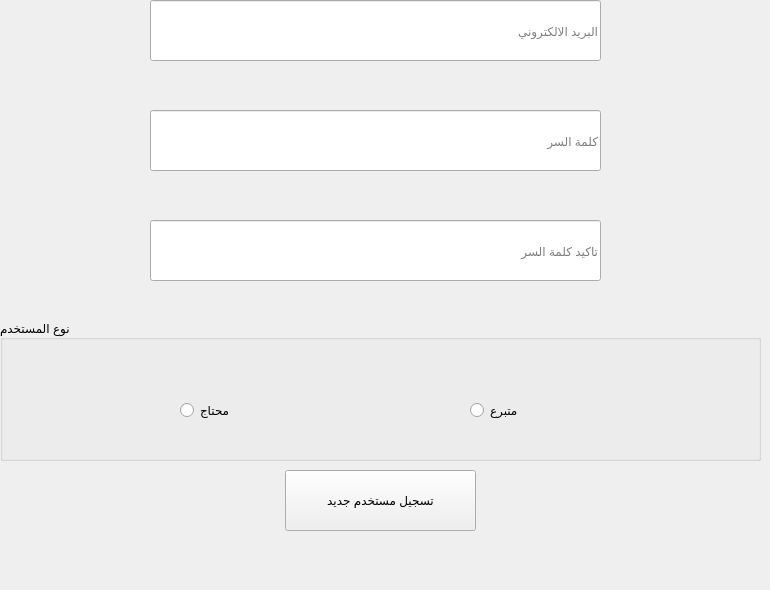
    <widget class="QWidget" name="tab_2">
     <attribute name="title">
      <string>تسجيل جديد</string>
     </attribute>
     <widget class="QLineEdit" name="lineEdit_3">
      <property name="geometry">
       <rect>
        <x>150</x>
        <y>0</y>
        <width>451</width>
        <height>61</height>
       </rect>
      </property>
      <property name="placeholderText">
       <string>البريد الالكتروني</string>
      </property>
     </widget>
     <widget class="QLineEdit" name="lineEdit_4">
      <property name="geometry">
       <rect>
        <x>150</x>
        <y>110</y>
        <width>451</width>
        <height>61</height>
       </rect>
      </property>
      <property name="echoMode">
       <enum>QLineEdit::Password</enum>
      </property>
      <property name="placeholderText">
       <string>كلمة السر</string>
      </property>
     </widget>
     <widget class="QLineEdit" name="lineEdit_5">
      <property name="geometry">
       <rect>
        <x>150</x>
        <y>220</y>
        <width>451</width>
        <height>61</height>
       </rect>
      </property>
      <property name="echoMode">
       <enum>QLineEdit::Password</enum>
      </property>
      <property name="placeholderText">
       <string>تاكيد كلمة السر</string>
      </property>
     </widget>
     <widget class="QGroupBox" name="groupBox">
      <property name="geometry">
       <rect>
        <x>0</x>
        <y>320</y>
        <width>761</width>
        <height>141</height>
       </rect>
      </property>
      <property name="title">
       <string>نوع المستخدم</string>
      </property>
      <widget class="QRadioButton" name="radioButton">
       <property name="geometry">
        <rect>
         <x>470</x>
         <y>70</y>
         <width>141</width>
         <height>41</height>
        </rect>
       </property>
       <property name="cursor">
        <cursorShape>PointingHandCursor</cursorShape>
       </property>
       <property name="text">
        <string>متبرع</string>
       </property>
      </widget>
      <widget class="QRadioButton" name="radioButton_2">
       <property name="geometry">
        <rect>
         <x>180</x>
         <y>70</y>
         <width>141</width>
         <height>41</height>
        </rect>
       </property>
       <property name="cursor">
        <cursorShape>PointingHandCursor</cursorShape>
       </property>
       <property name="text">
        <string>محتاج</string>
       </property>
      </widget>
     </widget>
     <widget class="QPushButton" name="pushButton_2">
      <property name="geometry">
       <rect>
        <x>285</x>
        <y>470</y>
        <width>191</width>
        <height>61</height>
       </rect>
      </property>
      <property name="cursor">
       <cursorShape>PointingHandCursor</cursorShape>
      </property>
      <property name="text">
       <string>تسجيل مستخدم جديد</string>
      </property>
     </widget>
     <widget class="QLabel" name="label">
      <property name="geometry">
       <rect>
        <x>330</x>
        <y>70</y>
        <width>271</width>
        <height>31</height>
       </rect>
      </property>
      <property name="text">
       <string/>
      </property>
     </widget>
     <widget class="QLabel" name="label_2">
      <property name="geometry">
       <rect>
        <x>330</x>
        <y>180</y>
        <width>271</width>
        <height>31</height>
       </rect>
      </property>
      <property name="text">
       <string/>
      </property>
     </widget>
     <widget class="QLabel" name="label_3">
      <property name="geometry">
       <rect>
        <x>480</x>
        <y>530</y>
        <width>281</width>
        <height>51</height>
       </rect>
      </property>
      <property name="styleSheet">
       <string notr="true"/>
      </property>
      <property name="text">
       <string/>
      </property>
     </widget>
     <widget class="QLabel" name="label_4">
      <property name="geometry">
       <rect>
        <x>330</x>
        <y>290</y>
        <width>271</width>
        <height>31</height>
       </rect>
      </property>
      <property name="text">
       <string/>
      </property>
     </widget>
    </widget>
